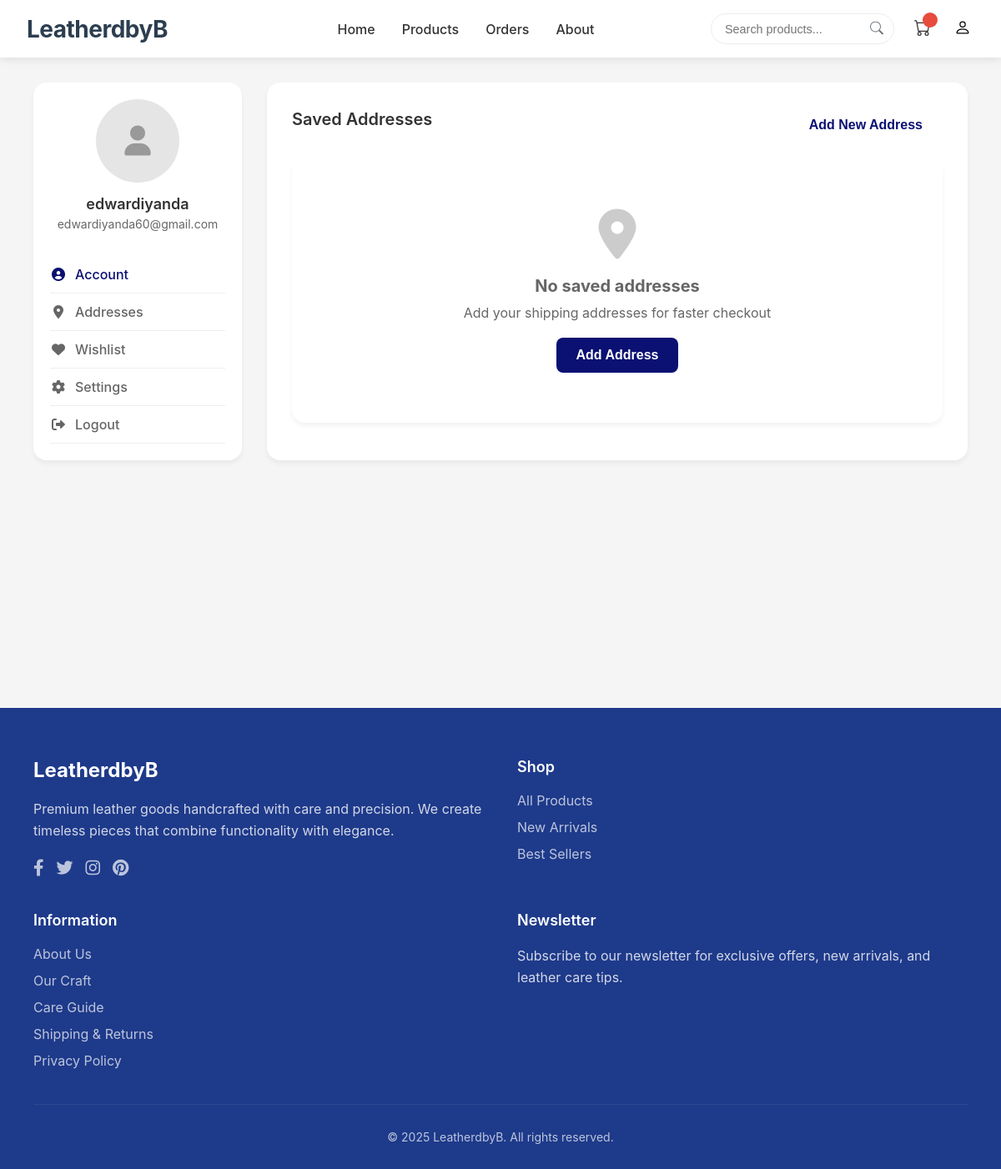
Before: /account/addresses/ (signed in) with the older database file.
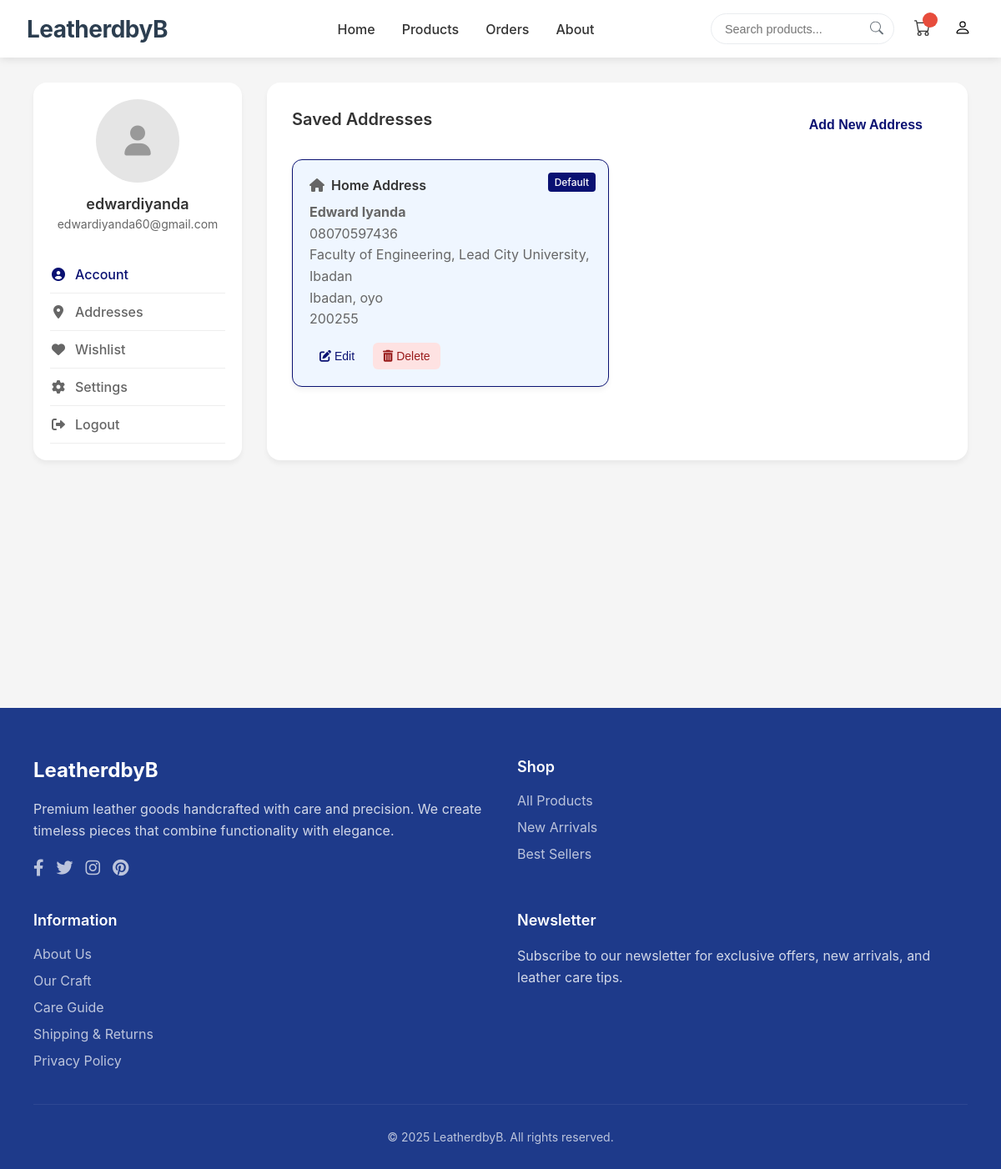
After: the same page with the newer database file.
### core/models.py (models this page shows, shortened)
class Address(models.Model):
    user = models.ForeignKey(User, on_delete=models.CASCADE)
    class AddressType(models.TextChoices):
        HOME = 'home', _('Home')
        WORK = 'work', _('Work')
        OTHER = 'other', _('Other')
    STATE_CHOICES = [
        ('oyo', 'Oyo'),
        ('lagos', 'Lagos'),
        ('kaduna', 'Kaduna'),
    ]
    state = models.CharField(max_length=100, choices=STATE_CHOICES)  # ✅ Only this one
    type = models.CharField(
        max_length=10,
        choices=AddressType.choices,
        default=AddressType.HOME
    )
    name = models.CharField(max_length=100)
    phone = models.CharField(max_length=20)
    line1 = models.CharField(max_length=255)
    line2 = models.CharField(max_length=255, blank=True)
    city = models.CharField(max_length=100)
    postal_code = models.CharField(max_length=20)
    is_default = models.BooleanField(default=False)
    class Meta:
        verbose_name_plural = "Addresses"

### core/views.py (the view)
@login_required
def address_list(request):
    addresses = Address.objects.filter(user=request.user)
    context = {
        'addresses': addresses,
    }
    return render(request, 'account/addresses.html', context)

### core/templates/account/addresses.html (shortened to what the changed rows need)
{% extends "base.html" %}
{% load static %}
{% block content %}
<div id="profile" class="page">
    <div class="profile-container">
        <div class="profile-content">
            <div class="section-header">
                <h2 class="section-title">Saved Addresses</h2>
            </div>
            <div id="addressesList" class="address-grid">
                {% for address in addresses %}
                <div class="address-card {% if address.is_default %}default{% endif %}">
                    {% if address.is_default %}
                    <div class="address-default">Default</div>
                    {% endif %}
                    <div class="address-type">
                        <i class="fas
                            {% if address.type == 'home' %}fa-home
                            {% elif address.type == 'work' %}fa-briefcase
                            {% else %}fa-map-marker-alt
                            {% endif %}">
                        </i>
                        {{ address.get_type_display }} Address
                    </div>
                    <div class="address-details">
                        <div><strong>{{ address.name }}</strong></div>
                        <div>{{ address.phone }}</div>
                        <div>{{ address.line1 }}</div>
                        <div>{{ address.city }}, {{ address.state }}</div>
                        {% if address.postal_code %}<div>{{ address.postal_code }}</div>{% endif %}
                    </div>
                    <div class="address-actions">
                        <button class="address-action-btn address-edit"
                                onclick="window.location.href='{% url 'address_edit' address.id %}'">
                            <i class="fas fa-edit"></i> Edit
                        </button>
                        <button class="address-action-btn address-delete"
                                onclick="if(confirm('Are you sure?')) window.location.href='{% url 'address_delete' address.id %}'">
                            <i class="fas fa-trash-alt"></i> Delete
                        </button>
                    </div>
                </div>
                {% empty %}
                <div class="empty-state" style="grid-column: 1 / -1;">
                    <i class="fas fa-map-marker-alt"></i>
                    <h3>No saved addresses</h3>
                    <p>Add your shipping addresses for faster checkout</p>
                    <button class="shop-btn" onclick="window.location.href='{% url 'address_add' %}'">Add Address</button>
                </div>
                {% endfor %}
            </div>
        </div>
    </div>
</div>
{% endblock %}

Changed rows visible on the page:
added Address: is_default "Default", type "Home", name "Edward Iyanda", phone "08070597436", line1 "Faculty of Engineering, Lead City University, Ibadan", city "Ibadan", state "oyo", postal_code "200255"
Other visible differences:
text no longer shown: "No saved addresses Add your shipping addresses for faster checkout Add Address"
